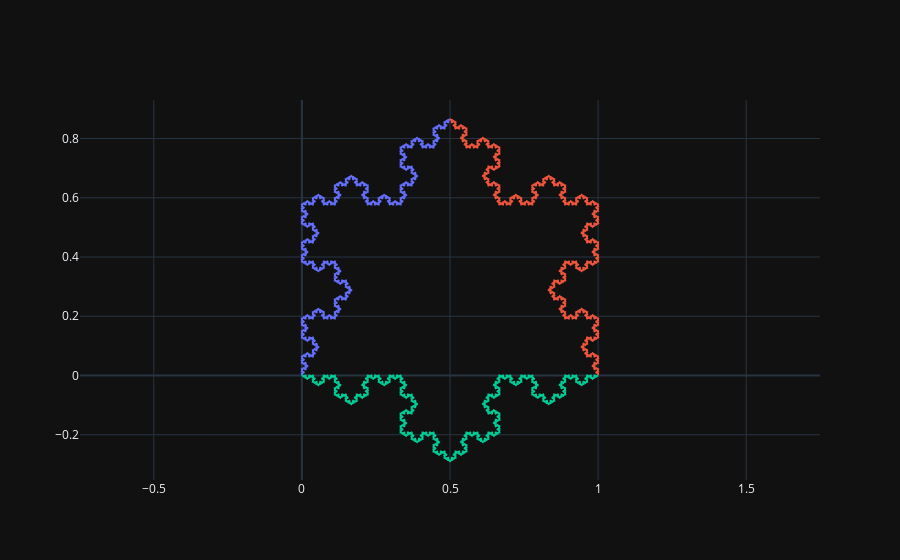

The notebook cell saved with this chart:
### Markdown cell above
# Płatek Kocha
## Połączenie trzech krzywych Kocha

### Code cell
fig = go.Figure()
insert_curve(generate_vertices(A,C,6), fig)
insert_curve(generate_vertices(C,B,6), fig)
insert_curve(generate_vertices(B,A,6), fig)
fig.update_layout(
        xaxis_scaleanchor="y",  
        yaxis_scaleanchor="x",  
        showlegend=False
    )
fig.show()

### Figure 1 — Plotly figure (JSON) as saved in the notebook; plotly's stock layout.template omitted (floating-point values rounded to 4 significant figures; data arrays with more than 128 entries replaced by an {"elided": "..."} marker saying what was removed)
{"data": [{"line": {"width": 2}, "mode": "lines", "type": "scatter", "x": {"elided": "4097 float values"}, "y": {"elided": "4097 float values"}}, {"line": {"width": 2}, "mode": "lines", "type": "scatter", "x": {"elided": "4097 float values"}, "y": {"elided": "4097 float values"}}, {"line": {"width": 2}, "mode": "lines", "type": "scatter", "x": {"elided": "4097 float values"}, "y": {"elided": "4097 float values"}}], "layout": {"showlegend": false, "xaxis": {"scaleanchor": "y"}, "yaxis": {"scaleanchor": "x"}}}
